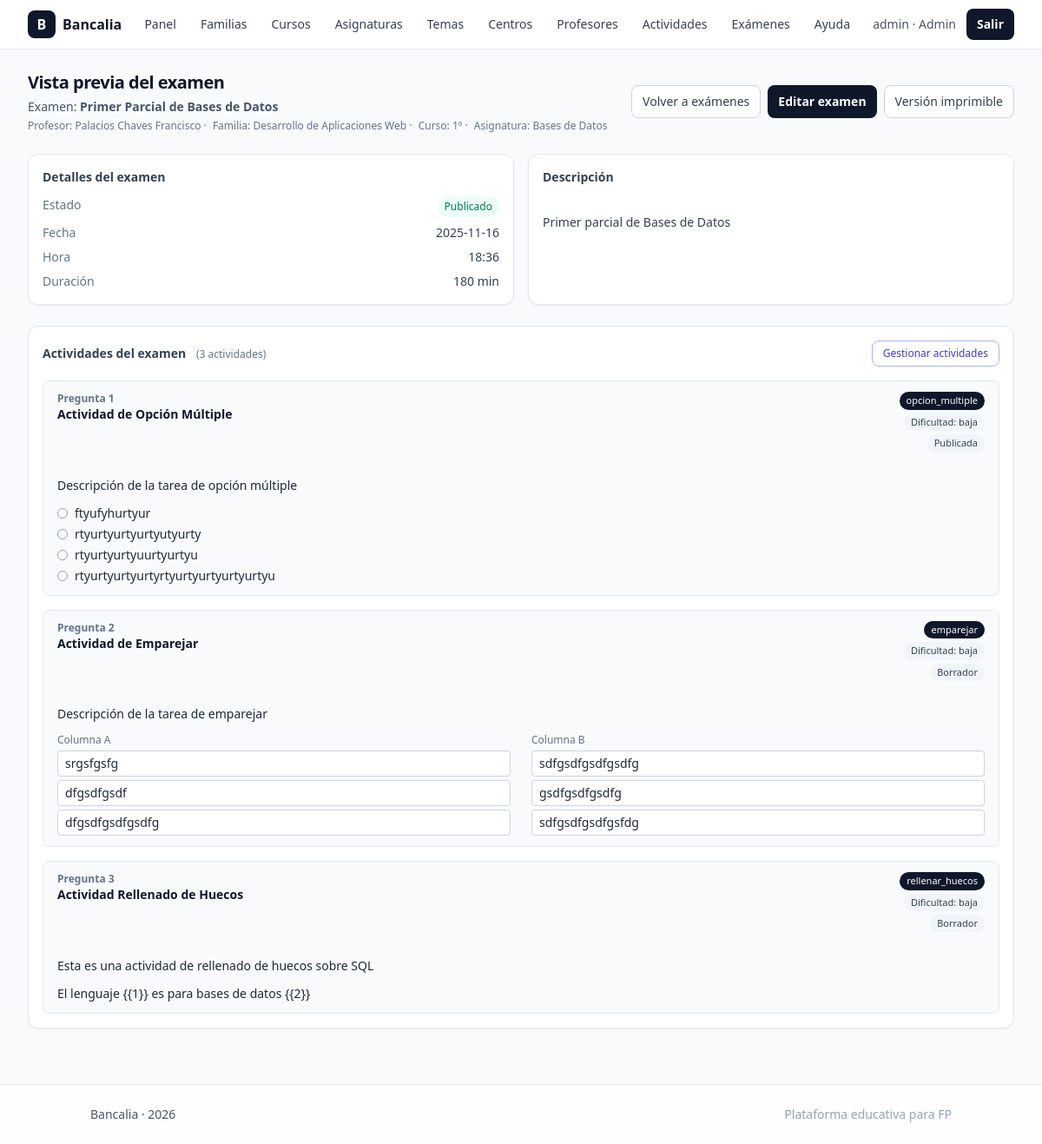
The page /admin/examenes/preview.php?id=1 (signed in) on the database its author committed.
### tables this page shows
CREATE TABLE `examenes` (
  `id` int(11) NOT NULL,
  `profesor_id` int(11) NOT NULL,
  `familia_id` int(11) NOT NULL,
  `curso_id` int(11) NOT NULL,
  `asignatura_id` int(11) NOT NULL,
  `titulo` varchar(255) NOT NULL,
  `descripcion` text DEFAULT NULL,
  `estado` enum('borrador','publicado') NOT NULL DEFAULT 'borrador',
  `tipo` enum('examen','practica') NOT NULL DEFAULT 'examen',
  `fecha` date DEFAULT NULL,
  `hora` time DEFAULT NULL,
  `duracion_minutos` int(11) DEFAULT NULL,
  `created_at` datetime NOT NULL DEFAULT current_timestamp(),
  `updated_at` datetime NOT NULL DEFAULT current_timestamp() ON UPDATE current_timestamp()
);

CREATE TABLE `profesores` (
  `id` int(11) NOT NULL,
  `centro_id` int(11) DEFAULT NULL,
  `nombre` varchar(120) NOT NULL,
  `apellidos` varchar(160) NOT NULL,
  `email` varchar(160) NOT NULL,
  `telefono` varchar(30) DEFAULT NULL,
  `notas` text DEFAULT NULL,
  `is_active` tinyint(1) NOT NULL DEFAULT 1,
  `created_at` datetime NOT NULL DEFAULT current_timestamp(),
  `updated_at` datetime NOT NULL DEFAULT current_timestamp() ON UPDATE current_timestamp()
);

CREATE TABLE `familias_profesionales` (
  `id` int(11) NOT NULL,
  `nombre` varchar(150) NOT NULL,
  `slug` varchar(160) NOT NULL,
  `descripcion` text DEFAULT NULL,
  `is_active` tinyint(1) NOT NULL DEFAULT 1,
  `created_at` datetime NOT NULL DEFAULT current_timestamp(),
  `updated_at` datetime NOT NULL DEFAULT current_timestamp() ON UPDATE current_timestamp()
);

CREATE TABLE `cursos` (
  `id` int(11) NOT NULL,
  `familia_id` int(11) NOT NULL,
  `nombre` varchar(80) NOT NULL,
  `slug` varchar(120) NOT NULL,
  `descripcion` text DEFAULT NULL,
  `orden` int(11) NOT NULL DEFAULT 1,
  `is_active` tinyint(1) NOT NULL DEFAULT 1,
  `created_at` datetime NOT NULL DEFAULT current_timestamp(),
  `updated_at` datetime NOT NULL DEFAULT current_timestamp() ON UPDATE current_timestamp()
);

CREATE TABLE `asignaturas` (
  `id` int(11) NOT NULL,
  `familia_id` int(11) NOT NULL,
  `curso_id` int(11) NOT NULL,
  `nombre` varchar(150) NOT NULL,
  `slug` varchar(160) NOT NULL,
  `codigo` varchar(50) DEFAULT NULL,
  `horas` int(11) DEFAULT NULL,
  `descripcion` text DEFAULT NULL,
  `orden` int(11) NOT NULL DEFAULT 1,
  `is_active` tinyint(1) NOT NULL DEFAULT 1,
  `created_at` datetime NOT NULL DEFAULT current_timestamp(),
  `updated_at` datetime NOT NULL DEFAULT current_timestamp() ON UPDATE current_timestamp()
);

CREATE TABLE `examenes_actividades` (
  `id` int(11) NOT NULL,
  `examen_id` int(11) NOT NULL,
  `actividad_id` int(11) NOT NULL,
  `orden` int(11) NOT NULL DEFAULT 1,
  `puntuacion` decimal(5,2) DEFAULT NULL,
  `created_at` datetime NOT NULL DEFAULT current_timestamp(),
  `updated_at` datetime NOT NULL DEFAULT current_timestamp() ON UPDATE current_timestamp()
);

CREATE TABLE `actividades` (
  `id` int(11) NOT NULL,
  `profesor_id` int(11) NOT NULL,
  `familia_id` int(11) NOT NULL,
  `curso_id` int(11) NOT NULL,
  `asignatura_id` int(11) NOT NULL,
  `tema_id` int(11) DEFAULT NULL,
  `tipo` enum('opcion_multiple','verdadero_falso','respuesta_corta','rellenar_huecos','emparejar','tarea') NOT NULL,
  `titulo` varchar(255) NOT NULL,
  `descripcion` text DEFAULT NULL,
  `dificultad` enum('baja','media','alta') NOT NULL DEFAULT 'media',
  `visibilidad` enum('privada','centro','publica') NOT NULL DEFAULT 'privada',
  `estado` enum('borrador','publicada') NOT NULL DEFAULT 'borrador',
  `created_at` datetime NOT NULL DEFAULT current_timestamp(),
  `updated_at` datetime NOT NULL DEFAULT current_timestamp() ON UPDATE current_timestamp(),
  `centro_id` int(11) DEFAULT NULL
);

CREATE TABLE `actividades_om_opciones` (
  `id` int(11) NOT NULL,
  `actividad_id` int(11) NOT NULL,
  `opcion_html` text NOT NULL,
  `es_correcta` tinyint(1) NOT NULL DEFAULT 0,
  `orden` int(11) DEFAULT NULL,
  `created_at` datetime NOT NULL DEFAULT current_timestamp(),
  `updated_at` datetime NOT NULL DEFAULT current_timestamp() ON UPDATE current_timestamp()
);

CREATE TABLE `actividades_emp_pares` (
  `id` int(11) NOT NULL,
  `actividad_id` int(11) NOT NULL,
  `izquierda_html` text NOT NULL,
  `derecha_html` text NOT NULL,
  `alternativas_derecha_json` text DEFAULT NULL,
  `grupo` varchar(64) DEFAULT NULL,
  `orden_izq` int(11) NOT NULL DEFAULT 1,
  `orden_der` int(11) NOT NULL DEFAULT 1,
  `activo` tinyint(1) NOT NULL DEFAULT 1,
  `created_at` datetime NOT NULL DEFAULT current_timestamp(),
  `updated_at` datetime NOT NULL DEFAULT current_timestamp() ON UPDATE current_timestamp()
);

CREATE TABLE `actividades_rh` (
  `actividad_id` int(11) NOT NULL,
  `enunciado_html` mediumtext NOT NULL,
  `huecos_json` longtext DEFAULT NULL,
  `case_sensitive` tinyint(1) NOT NULL DEFAULT 0,
  `normalizar_acentos` tinyint(1) NOT NULL DEFAULT 1,
  `trim_espacios` tinyint(1) NOT NULL DEFAULT 1,
  `puntuacion_max` int(11) DEFAULT NULL,
  `feedback_correcta` text DEFAULT NULL,
  `feedback_incorrecta` text DEFAULT NULL,
  `created_at` datetime NOT NULL DEFAULT current_timestamp(),
  `updated_at` datetime NOT NULL DEFAULT current_timestamp() ON UPDATE current_timestamp()
);

### public/admin/examenes/preview.php (the view, shortened to what the rows shown need)
<?php
require_once __DIR__ . '/../../../config.php';
$examenId = (int)($_GET['id'] ?? 0);
$stEx = pdo()->prepare('
    SELECT e.*,
           p.nombre     AS profesor_nombre,
           p.apellidos  AS profesor_apellidos,
           a.nombre     AS asignatura_nombre,
           c.nombre     AS curso_nombre,
           f.nombre     AS familia_nombre
    FROM examenes e
    LEFT JOIN profesores p              ON p.id = e.profesor_id
    LEFT JOIN asignaturas a            ON a.id = e.asignatura_id
    LEFT JOIN cursos c                 ON c.id = e.curso_id
    LEFT JOIN familias_profesionales f ON f.id = e.familia_id
    WHERE e.id = :id
    LIMIT 1
');
$stEx->execute([':id' => $examenId]);
$examen = $stEx->fetch(PDO::FETCH_ASSOC);
$stActs = pdo()->prepare('
    SELECT
        ea.orden,
        ea.puntuacion,
        a.id,
        a.titulo,
        a.tipo,
        a.descripcion,
        a.dificultad,
        a.estado
    FROM examenes_actividades ea
    JOIN actividades a ON a.id = ea.actividad_id
    WHERE ea.examen_id = :id
    ORDER BY ea.orden ASC, a.id ASC
');
$stActs->execute([':id' => $examenId]);
$actividades = $stActs->fetchAll(PDO::FETCH_ASSOC);
$stmOMOpciones = pdo()->prepare('
    SELECT opcion_html, es_correcta, orden
    FROM actividades_om_opciones
    WHERE actividad_id = :id
    ORDER BY orden ASC, id ASC
');
$stmRH = pdo()->prepare('
    SELECT enunciado_html
    FROM actividades_rh
    WHERE actividad_id = :id
    LIMIT 1
');
$stmEMPPares = pdo()->prepare('
    SELECT izquierda_html, derecha_html
    FROM actividades_emp_pares
    WHERE actividad_id = :id AND activo = 1
    ORDER BY orden_izq ASC, id ASC
');
require_once __DIR__ . '/../../../partials/header.php';
?>
<div class="mb-6 flex items-center justify-between">
  <div>
    <h1 class="text-xl font-semibold tracking-tight">Vista previa del examen</h1>
    <p class="mt-1 text-sm text-slate-600">
      Examen: <strong><?= htmlspecialchars($examen['titulo']) ?></strong>
    </p>
    <p class="mt-1 text-xs text-slate-500 space-x-1">
      <span>
        Profesor:
        <?= htmlspecialchars(trim(($examen['profesor_apellidos'] ?? '') . ' ' . ($examen['profesor_nombre'] ?? ''))) ?: '—' ?>
      </span>
      <?php if (!empty($examen['familia_nombre'])): ?>
        · <span>Familia: <?= htmlspecialchars($examen['familia_nombre']) ?></span>
      <?php endif; ?>
      <?php if (!empty($examen['curso_nombre'])): ?>
        · <span>Curso: <?= htmlspecialchars($examen['curso_nombre']) ?></span>
      <?php endif; ?>
      <?php if (!empty($examen['asignatura_nombre'])): ?>
        · <span>Asignatura: <?= htmlspecialchars($examen['asignatura_nombre']) ?></span>
      <?php endif; ?>
    </p>
  </div>
</div>
<div class="mb-6 grid gap-4 sm:grid-cols-2">
  <div class="rounded-xl border border-slate-200 bg-white p-4 shadow-sm">
    <h2 class="text-sm font-semibold text-slate-700 mb-3">Detalles del examen</h2>
    <dl class="space-y-2 text-sm text-slate-700">
      <div class="flex justify-between gap-3">
        <dt class="text-slate-500">Fecha</dt>
        <dd><?= !empty($examen['fecha']) ? htmlspecialchars($examen['fecha']) : '—' ?></dd>
      </div>
      <div class="flex justify-between gap-3">
        <dt class="text-slate-500">Hora</dt>
        <dd><?= !empty($examen['hora']) ? htmlspecialchars(substr($examen['hora'], 0, 5)) : '—' ?></dd>
      </div>
      <div class="flex justify-between gap-3">
        <dt class="text-slate-500">Duración</dt>
        <dd>
          <?php
          $dur = $examen['duracion_minutos'] ?? null;
          echo $dur !== null && $dur !== '' ? ((int)$dur . ' min') : 'No especificada';
          ?>
        </dd>
      </div>
    </dl>
  </div>
  <div class="rounded-xl border border-slate-200 bg-white p-4 shadow-sm">
    <h2 class="text-sm font-semibold text-slate-700 mb-3">Descripción</h2>
    <p class="text-sm text-slate-700 whitespace-pre-line">
      <?= !empty($examen['descripcion'])
           ? htmlspecialchars($examen['descripcion'])
           : 'Sin descripción.' ?>
    </p>
  </div>
</div>
<div class="rounded-xl border border-slate-200 bg-white p-4 shadow-sm">
  <div class="mb-4 flex items-center justify-between">
    <h2 class="text-sm font-semibold text-slate-700">
      Actividades del examen
      <?php if ($actividades): ?>
        <span class="ml-2 text-xs font-normal text-slate-500">(<?= count($actividades) ?> actividades)</span>
      <?php endif; ?>
    </h2>
  </div>
  <?php if (!$actividades): ?>
    <div class="rounded-lg border border-dashed border-slate-200 bg-slate-50 px-4 py-6 text-sm text-slate-600">
      Este examen todavía no tiene actividades asociadas.
    </div>
  <?php else: ?>
    <ol class="space-y-4">
      <?php foreach ($actividades as $a): ?>
        <?php
          $tipo   = $a['tipo'];
          $orden  = (int)$a['orden'];
          $puntos = $a['puntuacion'] ?? null;
        ?>
        <li class="rounded-lg border border-slate-200 bg-slate-50 px-4 py-3">
          <div class="flex items-start justify-between gap-3">
            <div>
              <p class="text-xs font-semibold text-slate-500">
                Pregunta <?= $orden ?><?= $puntos !== null ? ' · ' . htmlspecialchars((string)$puntos) . ' ptos' : '' ?>
              </p>
              <h3 class="text-sm font-semibold text-slate-900">
                <?= htmlspecialchars($a['titulo']) ?>
              </h3>
            </div>
            <div class="flex flex-col items-end gap-1 text-right">
              <span class="inline-flex items-center rounded-full bg-slate-900 px-2 py-0.5 text-[11px] font-medium text-white">
                <?= htmlspecialchars($tipo) ?>
              </span>
              <span class="inline-flex items-center rounded-full bg-slate-100 px-2 py-0.5 text-[11px] font-medium text-slate-700">
                Dificultad: <?= htmlspecialchars($a['dificultad']) ?>
              </span>
              <span class="inline-flex items-center rounded-full bg-slate-100 px-2 py-0.5 text-[11px] font-medium text-slate-700">
                <?= htmlspecialchars($a['estado'] === 'publicada' ? 'Publicada' : 'Borrador') ?>
              </span>
            </div>
          </div>
          <?php if (!empty($a['descripcion'])): ?>
            <div class="mt-2 text-sm text-slate-800 whitespace-pre-line">
              <?= htmlspecialchars($a['descripcion']) ?>
            </div>
          <?php endif; ?>
          <div class="mt-3 text-sm text-slate-800 space-y-2">
            <?php if ($tipo === 'opcion_multiple'): ?>
              <?php
                $stmOMOpciones->execute([':id' => $a['id']]);
                $ops = $stmOMOpciones->fetchAll(PDO::FETCH_ASSOC);
              ?>
              <?php if ($ops): ?>
                <ul class="mt-1 space-y-1">
                  <?php foreach ($ops as $op): ?>
                    <li class="flex items-start gap-2">
                      <span class="mt-1 inline-block h-3 w-3 rounded-full border border-slate-400"></span>
                      <span><?= $op['opcion_html'] ?></span>
                    </li>
                  <?php endforeach; ?>
                </ul>
              <?php else: ?>
                <p class="text-xs text-amber-700 bg-amber-50 border border-amber-200 rounded px-2 py-1 inline-block">
                  (Esta actividad de opción múltiple no tiene opciones configuradas todavía.)
                </p>
              <?php endif; ?>
            <?php elseif ($tipo === 'rellenar_huecos'): ?>
              <?php
                $stmRH->execute([':id' => $a['id']]);
                $rh = $stmRH->fetchColumn();
              ?>
              <div class="mt-2 text-sm text-slate-800">
                <?= $rh ?: '<span class="text-xs text-amber-700">(Enunciado no configurado)</span>' ?>
              </div>
            <?php elseif ($tipo === 'emparejar'): ?>
              <?php
                $stmEMPPares->execute([':id' => $a['id']]);
                $pares = $stmEMPPares->fetchAll(PDO::FETCH_ASSOC);
              ?>
              <?php if ($pares): ?>
                <div class="grid grid-cols-2 gap-6">
                  <div>
                    <h4 class="text-xs text-slate-500 mb-1">Columna A</h4>
                    <ul class="space-y-1">
                      <?php foreach ($pares as $p): ?>
                        <li class="rounded border border-slate-300 bg-white px-2 py-1">
                          <?= $p['izquierda_html'] ?>
                        </li>
                      <?php endforeach; ?>
                    </ul>
                  </div>
                  <div>
                    <h4 class="text-xs text-slate-500 mb-1">Columna B</h4>
                    <ul class="space-y-1">
                      <?php foreach ($pares as $p): ?>
                        <li class="rounded border border-slate-300 bg-white px-2 py-1">
                          <?= $p['derecha_html'] ?>
                        </li>
                      <?php endforeach; ?>
                    </ul>
                  </div>
                </div>
              <?php else: ?>
                <p class="text-xs text-amber-700 bg-amber-50 border border-amber-200 rounded px-2 py-1 inline-block">
                  (Esta actividad de emparejar no tiene pares configurados.)
                </p>
              <?php endif; ?>
            <?php endif; ?>
          </div>
        </li>
      <?php endforeach; ?>
    </ol>
  <?php endif; ?>
</div>
<?php require_once __DIR__ . '/../../../partials/footer.php'; ?>

### rows shown on the page
examenes: titulo "Primer Parcial de Bases de Datos", profesor.nombre "Palacios Chaves Francisco", familia.nombre "Desarrollo de Aplicaciones Web", curso.nombre "1º", asignatura.nombre "Bases de Datos", fecha "2025-11-16", hora "18:36", duracion_minutos "180", descripcion "Primer parcial de Bases de Datos"
examenes_actividades: orden "1", actividad.titulo "Actividad de Opción Múltiple", actividad.tipo "opcion_multiple", actividad.dificultad "baja", actividad.estado "Publicada", actividad.descripcion "Descripción de la tarea de opción múltiple"
actividades_om_opciones: opcion_html "ftyufyhurtyur"
actividades_om_opciones: opcion_html "rtyurtyurtyurtyutyurty"
actividades_om_opciones: opcion_html "rtyurtyurtyuurtyurtyu"
actividades_om_opciones: opcion_html "rtyurtyurtyurtyrtyurtyurtyurtyurtyu"
examenes_actividades: orden "2", actividad.titulo "Actividad de Emparejar", actividad.tipo "emparejar", actividad.dificultad "baja", actividad.estado "Borrador", actividad.descripcion "Descripción de la tarea de emparejar"
actividades_emp_pares: izquierda_html "srgsfgsfg", derecha_html "sdfgsdfgsdfgsdfg"
actividades_emp_pares: izquierda_html "dfgsdfgsdf", derecha_html "gsdfgsdfgsdfg"
actividades_emp_pares: izquierda_html "dfgsdfgsdfgsdfg", derecha_html "sdfgsdfgsdfgsfdg"
examenes_actividades: orden "3", actividad.titulo "Actividad Rellenado de Huecos", actividad.tipo "rellenar_huecos", actividad.dificultad "baja", actividad.estado "Borrador", actividad.descripcion "Esta es una actividad de rellenado de huecos sobre SQL", actividades_rh.enunciado_html "El lenguaje {{1}} es para bases de datos {{2}}"

### other values the page prints
$u['role'] "admin"
$u['nombre'] "Admin"
count($actividades) "3"
